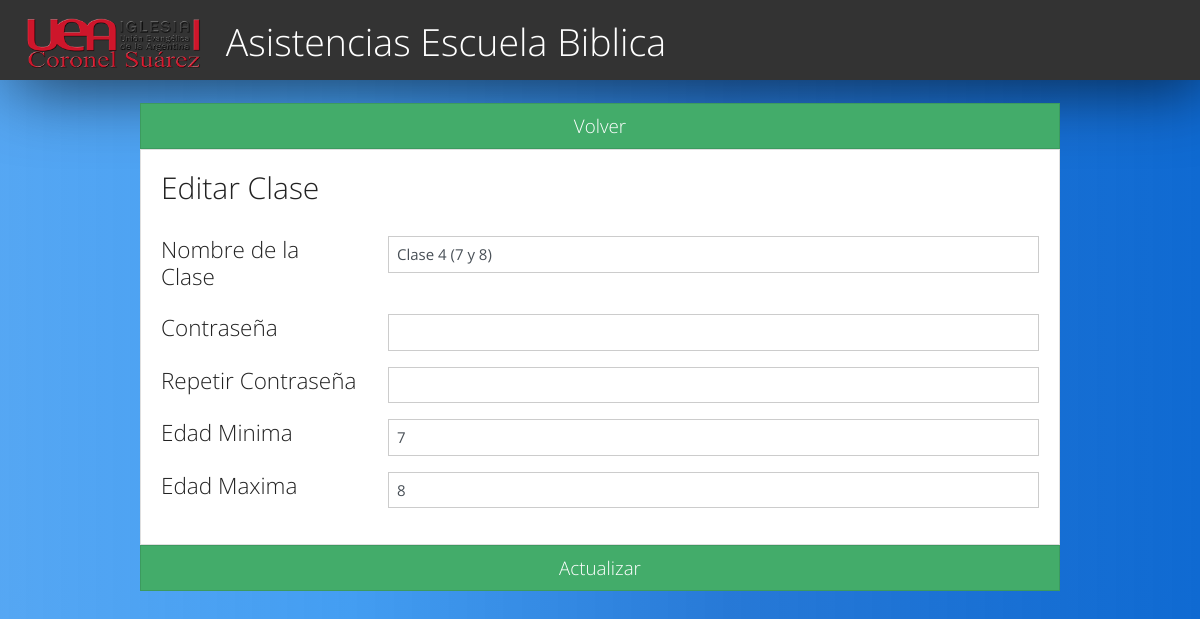
The app's page /editarClase.php?id=4 (signed in) with its own data.
### tables this page shows
CREATE TABLE `clases` (
  `id` int(11) NOT NULL,
  `nombre` varchar(25) NOT NULL,
  `idProfesores` int(11) NOT NULL,
  `key` varchar(20) NOT NULL,
  `edadMin` int(11) NOT NULL,
  `edadMax` int(11) NOT NULL
);

### editarClase.php (the view, shortened to what this page needs)
<?php
include("db.php");
if  (isset($_GET['id'])) {
  $id = $_GET['id'];
  $query = "SELECT * FROM clases WHERE id=$id";
  $result = mysqli_query($conn, $query);
  if (mysqli_num_rows($result) == 1) {
    $row = mysqli_fetch_array($result);
    $nombre = $row['nombre'];
    $min = $row['edadMin'];
    $max =$row['edadMax'];
  }
}
?>
<?php include('includes/header.php'); ?>
<br>
<div class="container">
    <div class="row">
        <div class="col-md-10 mx-auto">
        <a href="clases.php" class="btn btn-lg btn-block btn btn-success animated fadeInDown">
                        Volver
                    </a>
            <div class="card card-body animated fadeInDown">
                <h2>Editar Clase</h2><br>
                <form action="editarClase.php?id=<?php echo $_GET['id']; ?>" method="POST"
                    enctype="multipart/form-data">
                    <div class="form-group row">
                        <div class="col-sm-3">
                            <h4>Nombre de la Clase</h4>
                        </div>
                        <div class="col-sm-9">
                            <input name="nombre" type="text" class="form-control" value="<?php echo $nombre; ?>">
                        </div>
                    </div>
                    <div class="form-group row">
                        <div class="col-sm-3">
                            <h4>Contraseña</h4>
                        </div>
                        <div class="col-sm-9">
                            <input name="contraseña1" type="password" class="form-control" value="">
                        </div>
                    </div>
                    <div class="form-group row">
                        <div class="col-sm-3">
                            <h4>Repetir Contraseña</h4>
                        </div>
                        <div class="col-sm-9">
                            <input name="contraseña2" type="password" class="form-control" value="">
                        </div>
                    </div>
                    <div class="form-group row">
                        <div class="col-sm-3">
                            <h4>Edad Minima</h4>
                        </div>
                        <div class="col-sm-9">
                            <input name="min" type="number" class="form-control" value="<?php echo $min; ?>">
                        </div>
                    </div>
                    <div class="form-group row">
                        <div class="col-sm-3">
                            <h4>Edad Maxima</h4>
                        </div>
                        <div class="col-sm-9">
                            <input name="max" type="number" class="form-control" value="<?php echo $max; ?>"
                                min="1">
                        </div>
                    </div>
            </div>
            <button class="btn btn-lg  btn-block btn btn-success animated fadeInDown" name="editar">Actualizar</button>
        </div>
    </div>
</div>
<?php include('includes\footer.php'); ?>

### Css/Style.css (style rules this page uses)
body { overflow-x:hidden; background-repeat: no-repeat; background: rgba(26,136,239,0.74); background: -moz-linear-gradient(left, rgba(26,136,239,0.74) 0%, rgba(26,136,239,0.82) 29%, rgba(15,106,210,0.9) 61%, rgba(15,106,210,1) 100%); background: -webkit-gradient(left top, right top, color-stop(0%, rgba(26,136,239,0.74)), color-stop(29%, rgba(26,136,239,0.82)), color-stop(61%, rgba(15,106,210,0.9)), color-stop(100%, rgba(15,106,210,1))); background: -webkit-linear-gradient(left, rgba(26,136,239,0.74) 0%, rgba(26,136,239,0.82) 29%, rgba(15,106,210,0.9) 61%, rgba(15,106,210,1) 100%); background: -o-linear-gradient(left, rgba(26,136,239,0.74) 0%, rgba(26,136,239,0.82) 29%, rgba(15,106,210,0.9) 61%, rgba(15,106,210,1) 100%); background: -ms-linear-gradient(left, rgba(26,136,239,0.74) 0%, rgba(26,136,239,0.82) 29%, rgba(15,106,210,0.9) 61%, rgba(15,106,210,1) 100%); background: linear-gradient(to right, rgba(26,136,239,0.74) 0%, rgba(26,136,239,0.82) 29%, rgba(15,106,210,0.9) 61%, rgba(15,106,210,1) 100%); filter: progid:DXImageTransform.Microsoft.gradient( startColorstr='#1a88ef', endColorstr='#0f6ad2', GradientType=1 ); }
a { color:azure; }

### records on screen
clases: nombre "Clase 4 (7 y 8)", min "7", max "8"
